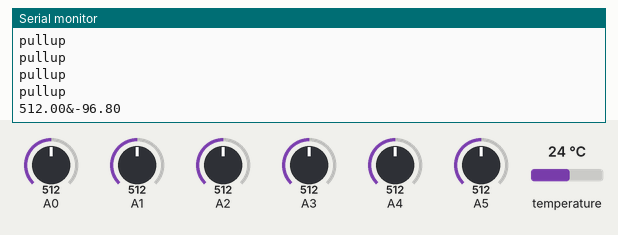
This sketch was run on a simulated Arduino Uno, built with avr-gcc and run on an emulated ATmega328P. Shown: the last lines printed to the serial monitor. Inputs (shaded band) come from the test bench; at power-on: temperature 24 °C, A0 = 512, A1 = 512, A2 = 512, A3 = 512, A4 = 512, A5 = 512.

Above: at 1.5 s.
1.6 s: temperature set to 12 °C
At 2.9 s:
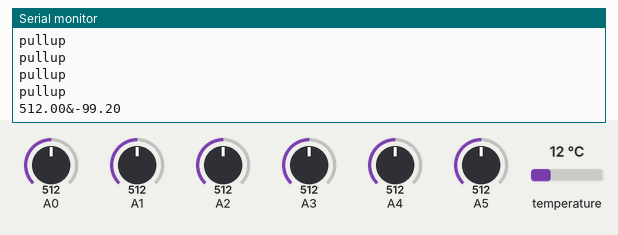
3.1 s: A0 set to 716
At 3.8 s:
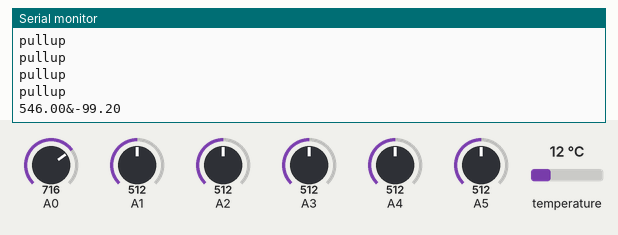
4.6 s: A1 set to 716
At 5.3 s:
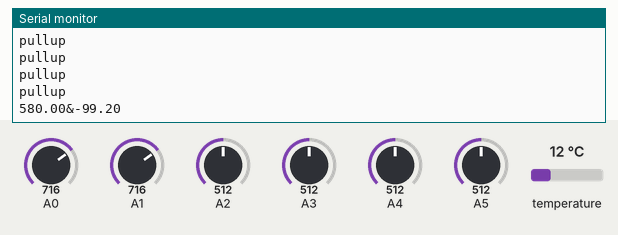
6.1 s: A2 set to 716
At 6.9 s:
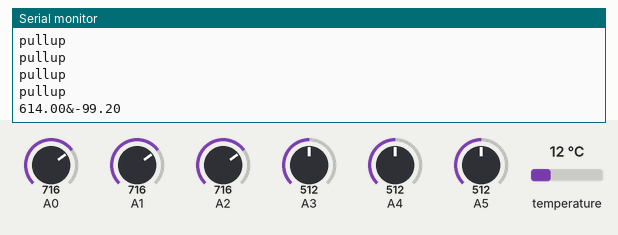
7.6 s: A3 set to 716
At 8.4 s:
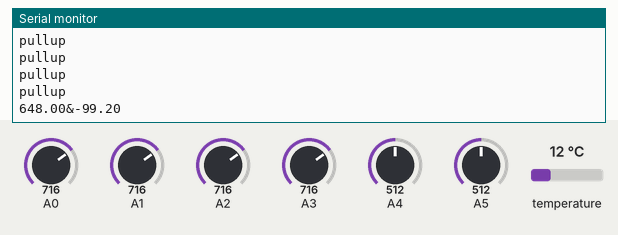
9.1 s: A4 set to 716
At 9.7 s:
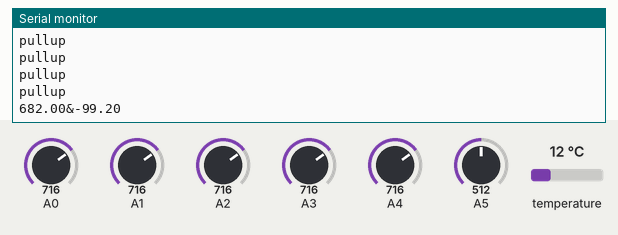
Timing chart, 0 to 11.6 s (numbered marks = the images above; inputs shaded):
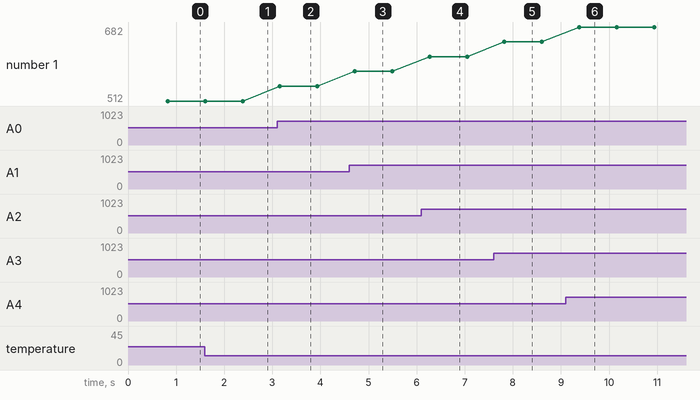

Measured:
- after the input at 1.6 s, the serial monitor: prints a new line after 0.78 s (image 1)
- after the input at 3.1 s, the serial monitor: prints a new line after 0.06 s (image 2)
- after the input at 4.6 s, the serial monitor: prints a new line after 0.11 s (image 3)
- after the input at 6.1 s, the serial monitor: prints a new line after 0.17 s (image 4)
- after the input at 7.6 s, the serial monitor: prints a new line after 0.23 s (image 5)
- after the input at 9.1 s, the serial monitor: prints a new line after 0.28 s (image 6)
- plotted number 1: 512 → 546 after the input at 3.1 s, 546 → 580 after the input at 4.6 s, 580 → 614 after the input at 6.1 s, 614 → 648 after the input at 7.6 s, 648 → 682 after the input at 9.1 s

The sketch:

SendData.ino
```cpp
#include <OneWire.h>
#include <DallasTemperature.h>
#define ONE_WIRE_BUS 2
#define REDPIN 13
#define GREENPIN 12
#define BLUEPIN 11

OneWire oneWire(ONE_WIRE_BUS);
float calibrated[5];
double avg;
DallasTemperature sensors(&oneWire);
double raw;
void setup(void)
{
  Serial.begin(9600);
  sensors.begin();
  pinMode(A0, INPUT);
  pinMode(A1, INPUT);
  pinMode(A2, INPUT);
  pinMode(A3, INPUT);
  pinMode(A4, INPUT);
  pinMode(A5, INPUT);


}

void loop(void)
{
 sensors.requestTemperatures(); // Send the command to get temperature readings
 for(int i = 0; i < 5; i ++)
 {
  calibrated[i] = sensors.getTempCByIndex(i);
  avg += sensors.getTempCByIndex(i);
  if(calibrated[i] == -127)
  {
    Serial.println("pullup");
  }
 }
 avg = avg/5;


 raw = analogRead(A0);
 raw += analogRead(A1);
 raw += analogRead(A2);
 raw += analogRead(A3);
 raw += analogRead(A4);
 raw += analogRead(A5);
 raw /=6;

 String rawS = String(raw);
 Serial.println(rawS + "&" + avg);
  avg = 0;

}
```
